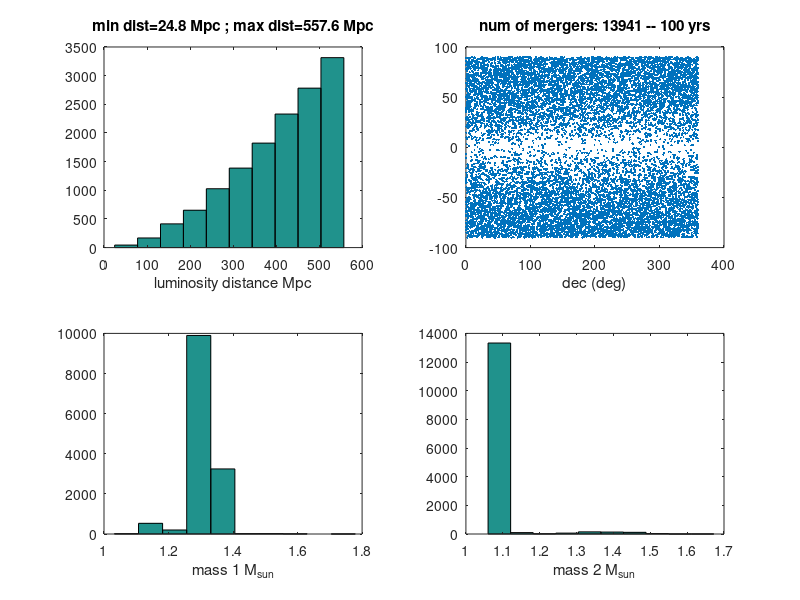

The MATLAB script that drew this image:

clear

load mergers.mat

clf

subplot(2,2,1)
hist([mergers.dist],10); % luminosity distance
xlabel("luminosity distance Mpc")
title(sprintf("min dist=%3.1f Mpc ; max dist=%3.1f Mpc",min([mergers.dist]),max([mergers.dist])))

subplot(2,2,2)
plot([mergers.RA],[mergers.dec],".","MarkerSize",5);
xlabel("RA (deg)")
xlabel("dec (deg)")
title(sprintf("num of mergers: %d -- %d yrs",length(mergers),duration))

subplot(2,2,3)
hist([mergers.mass1],10);
xlabel("mass 1 M_{sun}")

subplot(2,2,4)
hist([mergers.mass2],10);
xlabel("mass 2 M_{sun}")

print("-dpng","-FHelvetica:14","mergers.png")